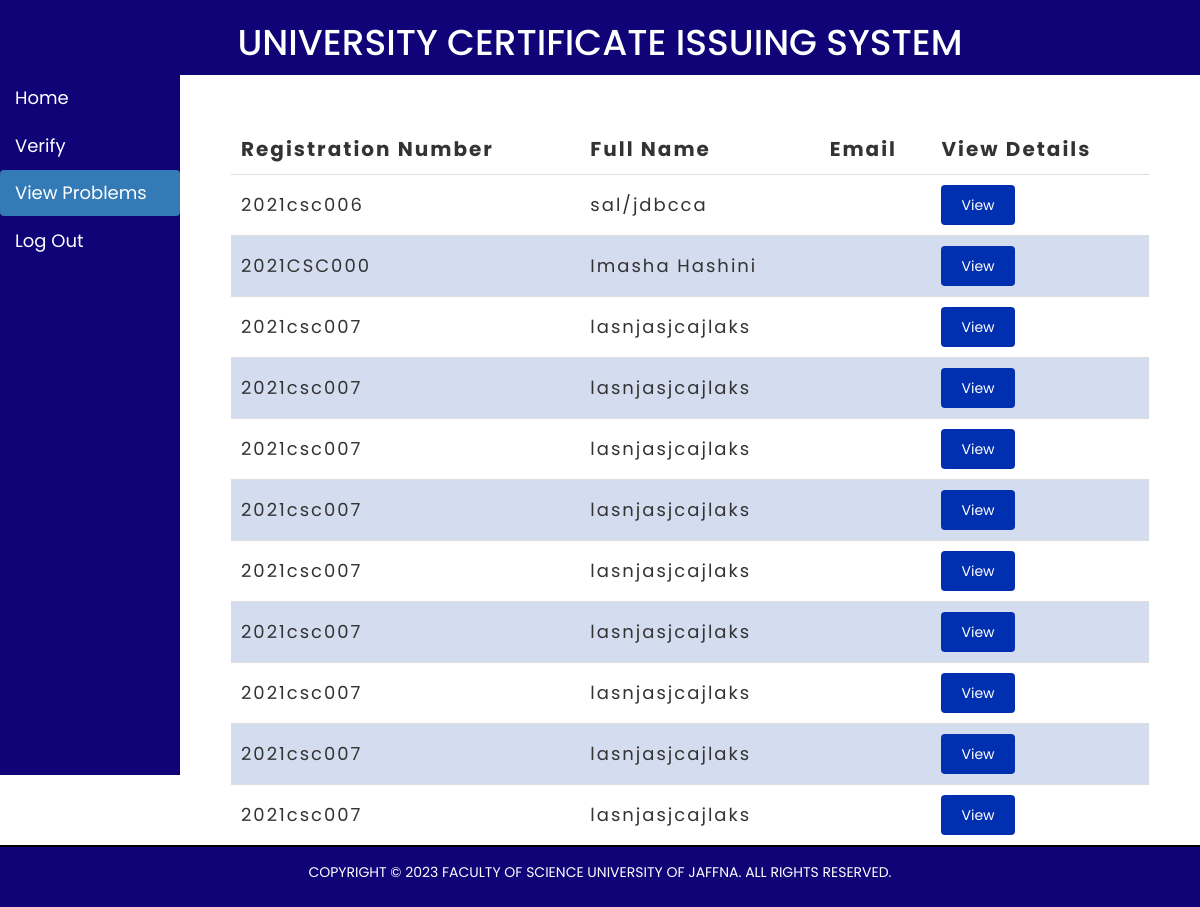
Screenshot of /AdminTopGraded/problems.php with the database file from the repository.
### tables this page shows
CREATE TABLE `topstudents` (
  `regNo` varchar(10) NOT NULL,
  `fullName` varchar(50) NOT NULL,
  `gpa` varchar(10) NOT NULL,
  `academicYear` varchar(20) NOT NULL,
  `status` varchar(10) DEFAULT NULL,
  `indexNo` varchar(100) DEFAULT NULL,
  `certificateID` int(11) NOT NULL,
  `problems` varchar(255) DEFAULT NULL,
  `responses` varchar(100) DEFAULT NULL,
  `problem_status` varchar(10) DEFAULT NULL,
  `effectiveDate` date DEFAULT NULL
);

### AdminTopGraded/problems.php (the view, shortened to what this page needs)
<?php
include "connect.php";
$query = "SELECT * FROM topstudents WHERE responses IS NULL OR responses = ''";
$result = mysqli_query($con, $query);
?>
<!DOCTYPE html>
<html lang="en">
<head>
    <link rel="stylesheet" href="style/mainupdate.css?=<?php echo time(); ?> ">
    <link rel="stylesheet" href="https://maxcdn.bootstrapcdn.com/bootstrap/3.4.1/css/bootstrap.min.css?=<?php echo time(); ?>">
    <link rel="stylesheet" href="https://cdnjs.cloudflare.com/ajax/libs/font-awesome/4.7.0/css/font-awesome.min.css=<?php echo time(); ?>">
    <link href='https://unpkg.com/boxicons@2.1.4/css/boxicons.min.css' rel='stylesheet'>
</head>
<body>
    <header class="head">
        <h1>UNIVERSITY CERTIFICATE ISSUING SYSTEM</h1>
    </header>
    <section>
        <div class="maincontent">
            <div class="verticalnavi">
                <ul class="nav nav-pills nav-stacked">
                    <li><a href="Adminhomepage.php">Home</a></li>
                    <li><a href="verify.php">Verify</a></li>
                    <li class="active"><a href="problems.php">View Problems</a></li>
                    <li><a href="logout.php">Log Out</a></li>
                </ul>
            </div>
            <div class="mainbox">
                <div class="updatebox">
                    <table>
                        <thead>
                            <tr>
                                <th>Registration Number</th>
                                <th>Full Name</th>
                                <th>Email</th>
                                <th>View Details</th>
                            </tr>
                        </thead>
                        <tbody>
                            <?php while ($row = mysqli_fetch_assoc($result)): ?>
                                <tr>
                                    <td><?php echo $row['regNo']; ?></td>
                                    <td><?php echo $row['fullName']; ?></td>
                                    <td></td>
                                    <td>
                                        <a href="response.php?regNo=<?php echo $row['regNo']; ?>">
                                            <button class="btn" type="button">View</button>
                                        </a>
                                    </td>
                                </tr>
                            <?php endwhile; ?>
                        </tbody>
                    </table>
                </div>
            </div>
        </div>
    </section>
    <footer class="footer">
        <p>COPYRIGHT &copy; 2023 FACULTY OF SCIENCE UNIVERSITY OF JAFFNA. ALL RIGHTS RESERVED.</p>
    </footer>
</body>
</html>

### AdminTopGraded/style/mainupdate.css (style rules this page uses)
* { margin: 0; padding: 0; box-sizing: 0; font-family: 'Poppins', sans-serif; font-weight: 400px; }
.maincontent { width: 100%; height: auto; margin: auto; display: flex; margin-top: 75px; }
.verticalnavi { width: 15%; height: 700px; background-color: #0f0377; position: fixed; top: 0; left: 0; margin-top: 75px; }
.verticalnavi li a { color: rgb(255, 255, 255); font-size: 18px; }
.mainbox { width: 85%; height: auto; margin: auto; margin-left: 15%; text-align: center; margin-top: 30px; }
.updatebox { width: 90%; margin: auto; background-color: #ffffff; }
table { width: 90%; border-collapse: collapse; text-align: left; overflow: hidden; margin: auto; margin-top: 20px; }
th { letter-spacing: 2px; font-size: 20px; }
td { margin: 10px; letter-spacing: 2px; font-size: 18px; }
tr:nth-child(even) { background-color:#d4dcf0; }

### AdminTopGraded/problems.php (style rules this page uses)
table { width: 100%; border-collapse: collapse; }
th, td { padding: 10px; text-align: left; border-bottom: 1px solid #ddd; }
.btn { background-color: rgb(0, 47, 175); color: white; border: none; padding: 10px 20px; cursor: pointer; }
.footer { text-align: center; padding: 15px 0; position: fixed; bottom: 0; width: 100%; background-color: #0f0377; color: #fff; border-top: 2px solid black; }
.head { width: 100%; height: 75px; background-color: #0f0377; display: grid; margin: auto; text-align: center; align-items: center; position: fixed; top: 0; left: 0; }
.head h1 { color: #ffffff; }

### rows the page displays
topstudents: regNo "2021csc006", fullName "sal/jdbcca"
topstudents: regNo "2021CSC000", fullName "Imasha Hashini"
topstudents: regNo "2021csc007", fullName "lasnjasjcajlaks"
topstudents: regNo "2021csc007", fullName "lasnjasjcajlaks"
topstudents: regNo "2021csc007", fullName "lasnjasjcajlaks"
topstudents: regNo "2021csc007", fullName "lasnjasjcajlaks"
topstudents: regNo "2021csc007", fullName "lasnjasjcajlaks"
topstudents: regNo "2021csc007", fullName "lasnjasjcajlaks"
topstudents: regNo "2021csc007", fullName "lasnjasjcajlaks"
topstudents: regNo "2021csc007", fullName "lasnjasjcajlaks"
topstudents: regNo "2021csc007", fullName "lasnjasjcajlaks"
